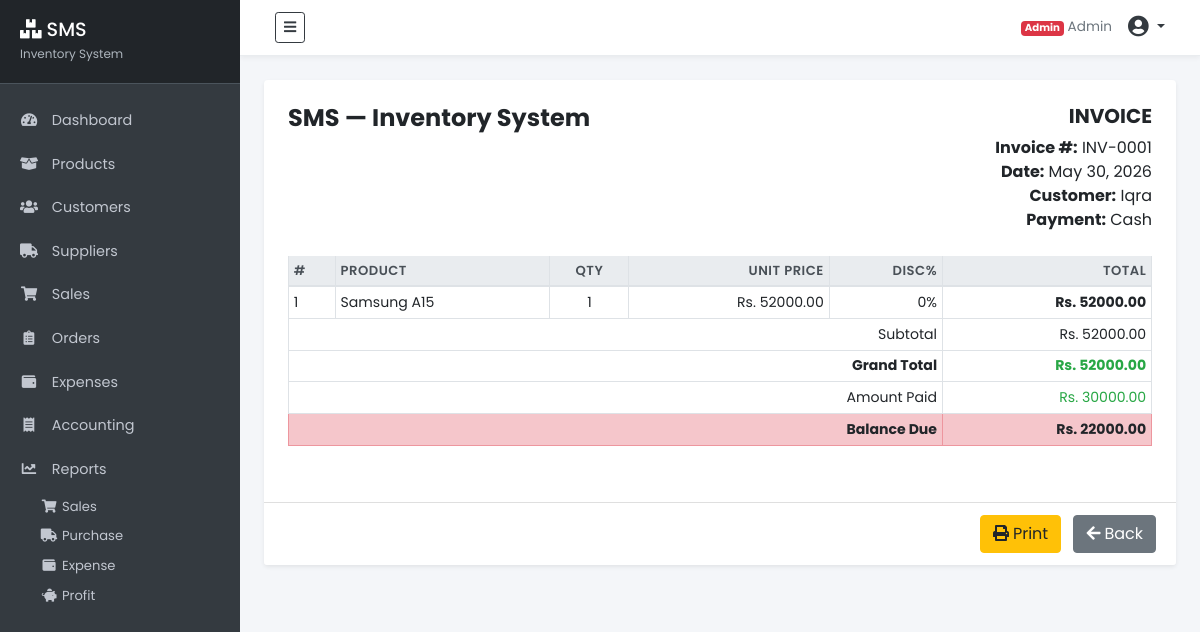
Screenshot of /sales/1/invoice/ (signed in) with the database file from the repository.
### sales/models.py (models this page shows, shortened)
class Sale(models.Model):
    PAYMENT_METHODS = (
        ('Cash', 'Cash'), ('Card', 'Card'),
        ('Bank Transfer', 'Bank Transfer'), ('Credit', 'On Credit'),
    )
    customer       = models.ForeignKey('customers.Customer',
                                       on_delete=models.SET_NULL,
                                       null=True, blank=True,
                                       related_name='sales')
    customer_name  = models.CharField(max_length=255, default='Walk-in')
    sale_date      = models.DateField(auto_now_add=True)
    tax_percent    = models.DecimalField(max_digits=5, decimal_places=2,
                                         default=0)
    paid_amount    = models.DecimalField(max_digits=12, decimal_places=2,
                                         default=0)
    payment_method = models.CharField(max_length=20,
                                       choices=PAYMENT_METHODS, default='Cash')
    notes          = models.TextField(blank=True)
    created_at     = models.DateTimeField(auto_now_add=True)
    @property
    def invoice_number(self):
        return f'INV-{self.pk:04d}'
    @property
    def subtotal(self):
        return sum(i.line_total for i in self.items.all())
    @property
    def tax_amount(self):
        return self.subtotal * (self.tax_percent / 100)
    @property
    def total_amount(self):
        return self.subtotal + self.tax_amount
    @property
    def balance(self):
        return max(self.total_amount - self.paid_amount, Decimal('0.00'))

class SaleItem(models.Model):
    sale       = models.ForeignKey(Sale, related_name='items',
                                   on_delete=models.CASCADE)
    product    = models.ForeignKey('products.Product',
                                   on_delete=models.PROTECT)
    quantity   = models.PositiveIntegerField()
    sale_price = models.DecimalField(max_digits=10, decimal_places=2)
    discount   = models.DecimalField(max_digits=5, decimal_places=2,
                                      default=0)
    cost_price = models.DecimalField(max_digits=10, decimal_places=2,
                                      default=0)
    @property
    def line_total(self):
        return (Decimal(str(self.quantity)) * self.sale_price
                * (1 - self.discount / 100))

### products/models.py (models this page shows, shortened)
class Product(models.Model):
    name          = models.CharField(max_length=255)
    sku           = models.CharField(max_length=50, unique=True)
    category      = models.ForeignKey(Category, on_delete=models.SET_NULL,
                                      null=True, blank=True)
    sale_price    = models.DecimalField(max_digits=10, decimal_places=2, default=0)
    reorder_level = models.PositiveIntegerField(default=10)
    description   = models.TextField(blank=True)
    is_active     = models.BooleanField(default=True)

### sales/views.py (the view)
# urls.py: path('<int:pk>/invoice/', views.sale_invoice, name='sale-invoice'),
@seller_required
def sale_invoice(request, pk):
    sale = get_object_or_404(Sale, pk=pk)
    return render(request, 'sales/invoice.html', {'sale': sale})

### templates/sales/invoice.html (shortened to what this page needs)
{% extends "partials/base.html" %}
{% block content %}
<div class="container p-4">
    <div class="card shadow-sm border-0">
        <div class="card-body p-4" id="invoicePrint">
            <div class="d-flex justify-content-between mb-4">
                <div><h4 class="font-weight-bold">SMS — Inventory System</h4></div>
                <div class="text-right">
                    <h5 class="font-weight-bold">INVOICE</h5>
                    <p class="mb-0"><strong>Invoice #:</strong> {{ sale.invoice_number }}</p>
                    <p class="mb-0"><strong>Date:</strong> {{ sale.sale_date }}</p>
                    <p class="mb-0"><strong>Customer:</strong> {{ sale.customer_name }}</p>
                    <p class="mb-0"><strong>Payment:</strong> {{ sale.payment_method }}</p>
                </div>
            </div>
            <div class="table-responsive mb-3">
                <table class="table table-bordered table-sm">
                    <thead class="thead-light"><tr><th>#</th><th>Product</th><th class="text-center">Qty</th><th class="text-right">Unit Price</th><th class="text-right">Disc%</th><th class="text-right">Total</th></tr></thead>
                    <tbody>
                        {% for item in sale.items.all %}
                        <tr>
                            <td>{{ forloop.counter }}</td>
                            <td>{{ item.product.name }}</td>
                            <td class="text-center">{{ item.quantity }}</td>
                            <td class="text-right"> Rs. {{ item.sale_price|floatformat:2 }}</td>
                            <td class="text-right">{{ item.discount|floatformat:0 }}%</td>
                            <td class="text-right font-weight-bold"> Rs. {{ item.line_total|floatformat:2 }}</td>
                        </tr>
                        {% endfor %}
                    </tbody>
                    <tfoot>
                        <tr><td colspan="5" class="text-right">Subtotal</td><td class="text-right"> Rs. {{ sale.subtotal|floatformat:2 }}</td></tr>
                        <tr class="font-weight-bold"><td colspan="5" class="text-right">Grand Total</td><td class="text-right text-success"> Rs. {{ sale.total_amount|floatformat:2 }}</td></tr>
                        <tr><td colspan="5" class="text-right">Amount Paid</td><td class="text-right text-success"> Rs. {{ sale.paid_amount|floatformat:2 }}</td></tr>
                        {% if sale.balance > 0 %}<tr class="font-weight-bold table-danger"><td colspan="5" class="text-right">Balance Due</td><td class="text-right"> Rs. {{ sale.balance|floatformat:2 }}</td></tr>{% else %}<tr class="table-success"><td colspan="5" class="text-right">Balance</td><td class="text-right">PAID IN FULL</td></tr>{% endif %}
                    </tfoot>
                </table>
            </div>
        </div>
        <div class="card-footer bg-white text-right">
            <button class="btn btn-warning mr-2" onclick="window.print()"><i class="fas fa-print mr-1"></i>Print</button>
            <a href="{% url 'sale-list' %}" class="btn btn-secondary"><i class="fas fa-arrow-left mr-1"></i>Back</a>
        </div>
    </div>
</div>
{% endblock %}

### templates/partials/nav.html (shortened to what this page needs)
<nav class="navbar navbar-expand-lg navbar-light bg-white">
    <div class="container-fluid">
        {% if user.is_authenticated %}
            {% if user.profile.role == 'customer' %}
                <a href="{% url 'customer-dashboard' %}" class="navbar-brand d-flex align-items-center" style="text-decoration:none;">
                    <span style="background:#1a1a2e;color:#fff;padding:5px 12px;border-radius:8px;font-weight:700;font-size:1rem;letter-spacing:1px;">
                        <i class="fas fa-boxes mr-1"></i> SMS
                    </span>
                    <span class="ml-2 text-muted" style="font-size:.8rem;">Customer Portal</span>
                </a>
            {% else %}
                <button type="button" id="sidebarCollapse" class="btn btn-outline-dark btn-sm">
                    <i class="fas fa-bars"></i>
                </button>
            {% endif %}
        {% endif %}
        <div class="ml-auto d-flex align-items-center">
            {% if user.is_authenticated %}
            <span class="text-muted mr-3" style="font-size:.85rem;">
                {% if user.is_superuser %}
                    <span class="badge badge-danger">Admin</span>
                {% elif user.profile.role == 'seller' %}
                    <span class="badge badge-primary">Seller</span>
                {% else %}
                    <span class="badge badge-success">Customer</span>
                {% endif %}
                {{ user.get_full_name|default:user.username }}
            </span>
            <div class="dropdown">
                <a href="#" class="text-dark dropdown-toggle" data-toggle="dropdown">
                    <i class="fas fa-user-circle fa-lg"></i>
                </a>
            </div>
            {% else %}
            <a href="{% url 'user-login' %}" class="btn btn-primary btn-sm">Login</a>
            {% endif %}
        </div>
    </div>
</nav>

### static/style.css (style rules this page uses)
body { font-family: 'Poppins', sans-serif; background: #f4f6f9; overflow-x: hidden; }
.navbar { padding: 12px 20px; background: #fff; border-bottom: 1px solid #e9ecef; box-shadow: 0 2px 5px rgba(0,0,0,.05); position: sticky; top: 0; z-index: 100; }
.table thead th { border-top: none; border-bottom: 2px solid #e9ecef; color: #495057; font-weight: 600; font-size: .82rem; text-transform: uppercase; letter-spacing: .5px; }
.table td { vertical-align: middle; font-size: .88rem; }

### rows the page displays
Sale: invoice_number "INV-0001", sale_date "May 30, 2026", customer_name "Iqra", payment_method "Cash", subtotal "52000.00", total_amount "52000.00", paid_amount "30000.00", balance "22000.00"
SaleItem: product.name "Samsung A15", quantity "1", sale_price "52000.00", discount "0", line_total "52000.00"

### other values shown
{{ user.get_full_name|default:user.username }} "Admin"
